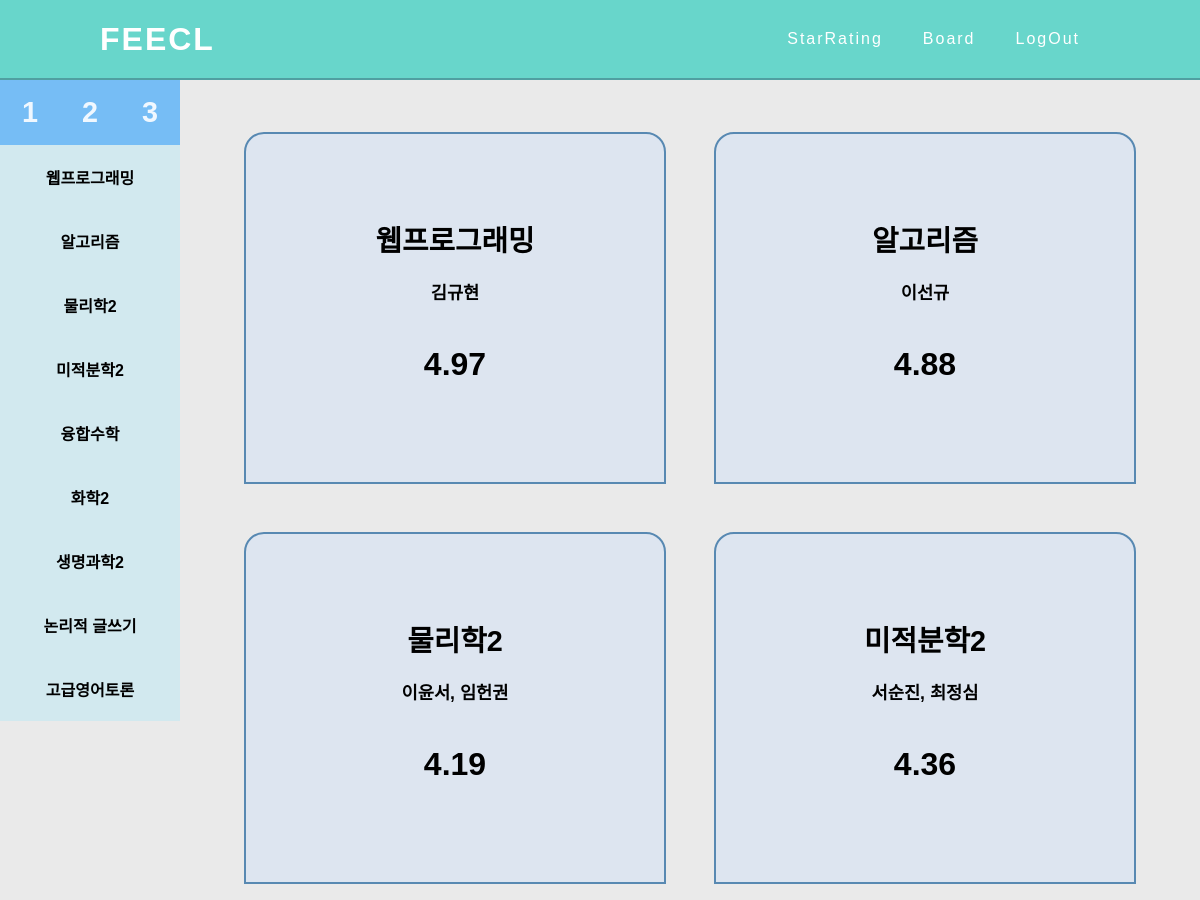
The app's page /starRating/2/ (signed in, upper part), older data.
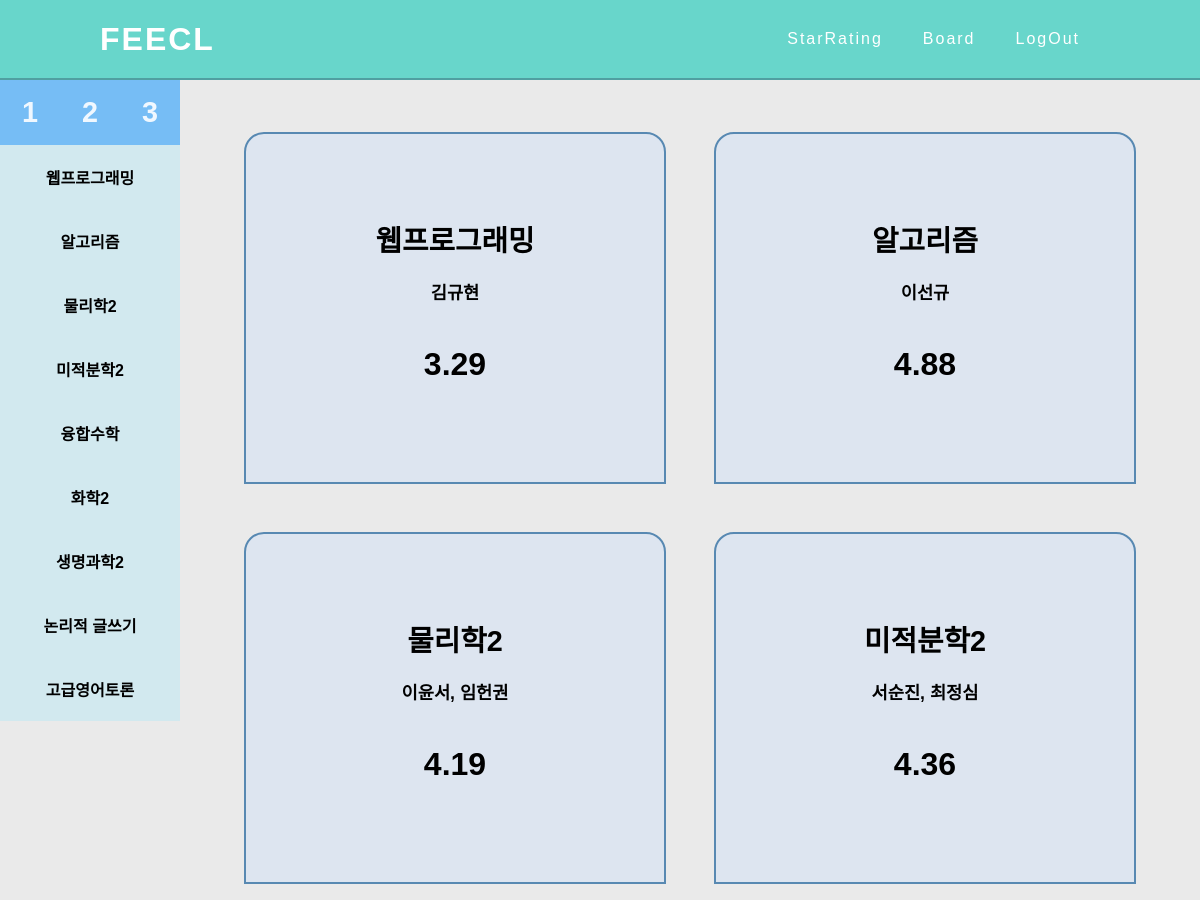
The same page, newer data.
### feeclStar/models.py (models this page shows, shortened)
class Subject(models.Model):
    subject_name = models.CharField('Title', max_length=50)
    subject_teacher = models.CharField('Teacher', max_length=50)
    subject_star = models.FloatField('Star',default=0, null=True)
    subject_credit = models.PositiveIntegerField(default=1)

### feeclStar/views.py (the view)
# urls.py: path('', subjectList,name='list'),
def subjectList(request):
    subject = Subject.objects.all()
    writer_id = request.session['user']
    return render(request,'feeclStar/subject_list.html',{'subject':subject,'writer_id':writer_id})

### feeclStar/templates/feeclStar/subject_list.html (shortened to what this page needs)
{%extends 'base.html'%}
{%block content%}
<div class='sidebar'>
    <div class='sideTop'>
        <ul>
            <li><a class='not_now' href="http://127.0.0.1:8000/starRating/1/">1</a></li>
            <li><a class='now' href="http://127.0.0.1:8000/starRating/2/">2</a></li>
            <li><a class='not_now' href="http://127.0.0.1:8000/starRating/3/">3</a></li>
        </ul>
    </div>
    <div class='sideSubject'>
        <ul>
            {% for subject in subject %}
                {%if writer_id != 0%}
                <li><a href='./detail/{{subject.pk}}'>{{subject.subject_name}}</a></li>
                {%elif writer_id == 0%}
                <li><a href=""><p onclick="alert('회원만 접근할 수 있는 페이지입니다')">{{subject.subject_name}}</p></a></li>
                {%endif%}
            {% endfor %}
        </ul>
    </div>
</div>
<div class="container">
    <div class="subject">
        {% for subject in subject%}
        {%if writer_id != 0%}
        <div class="subject-item" tabindex="0" onclick="location.href='./detail/{{subject.pk}}';">
            <ul>
                <li>{{subject.subject_name}}</li>
                <li>{{subject.subject_teacher}}</li>
                {% if subject.subject_star == 0%}
                <li>-</li>
                {%else%}
                <li>{{subject.subject_star}}</li>
                {%endif%}
            </ul>
        </div>
        {%endif%}
        {% endfor %}
    </div>
</div>
{%endblock%}

Row changes from the older to the newer data that the page shows:
changed Subject "웹프로그래밍": subject_star "4.97" → "3.29"
